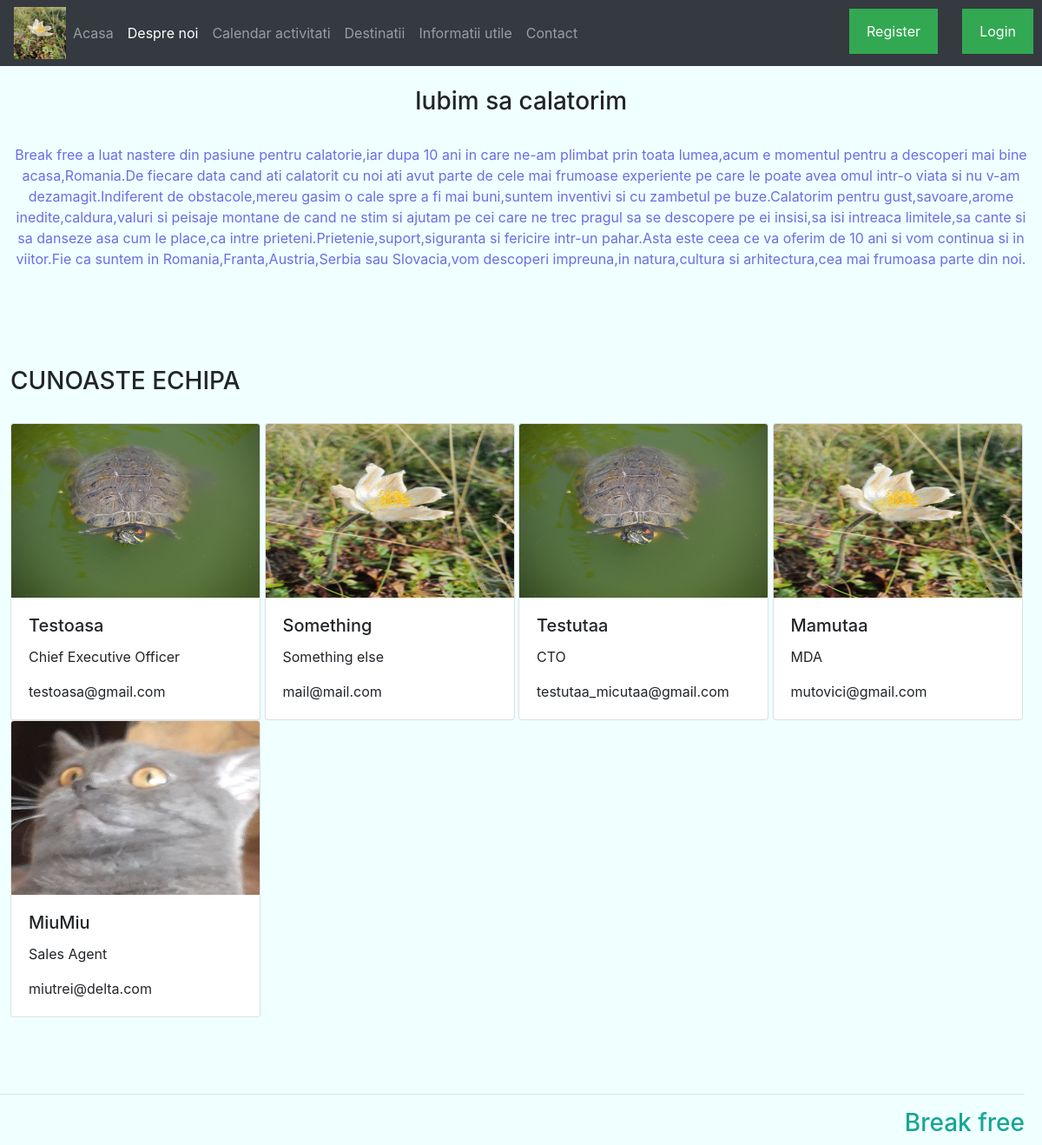
The page /aboutus.php on the database its author committed.
### tables this page shows
CREATE TABLE `descriere` (
  `Titlu1` text NOT NULL,
  `Descriere` text NOT NULL,
  `Titlu2` text NOT NULL
);

### aboutus.php (the view, shortened to what this page needs)
<!DOCTYPE html>
<html>
<head>
  <link rel="stylesheet" href="index.css"/>
  <link rel="stylesheet" href="https://stackpath.bootstrapcdn.com/bootstrap/4.4.1/css/bootstrap.min.css">
</head>
<body style="background-color:azure;">
  <header>
  <nav class="navbar navbar-expand-lg navbar-dark bg-dark">
  <img src="images/poza3.jpg" alt="Bucegi floare-LOGO" width="60" height="60" />
  <div class="collapse navbar-collapse" id="navbarSupportedContent">
    <ul class="navbar-nav mr-auto">
      <li class="nav-item">
        <a class="nav-link" href="index.php">Acasa<span class="sr-only">(current)</span></a>
      </li>
      <li class="nav-item active">
        <a class="nav-link" href="#">Despre noi</a>
      </li>
	  <li class="nav-item">
        <a class="nav-link" href="calendar.php">Calendar activitati</a>
      </li>
	  <li class="nav-item">
        <a class="nav-link" href="destinations.php">Destinatii</a>
      </li>
      <li class="nav-item">
        <a class="nav-link" href="announcements.php">Informatii utile</a>
      </li>
	  <li class="nav-item">
        <a class="nav-link" href="contact.php">Contact</a>
      </li>
	  <li class="nav-item" style="position:absolute;right:120px;top:2px">
	   <button class="button" onclick="location.href='userregistration.php';" style="width:auto;">Register</button>
	  </li>
	 <?php
	     if(!isset($_SESSION["username"])):?>
	  <li class="nav-item" style="position:absolute;right:10px;top:2px">
	   <button class="button" onclick="location.href='buttons.php';" style="width:auto;">Login</button>
	  </li>
	     <?php endif;?>
    </ul>
  </div>
</nav>
    </header>
	<div style="margin-left:1%;margin-right:1%">
	<section>
	<br>
	<?php
$servername1 = "localhost";
$username1 = "root";
$password1 = "";
$dbname1 = "mywebsite";
$conn1 = new mysqli($servername1, $username1, $password1, $dbname1);
$sql2 = "SELECT * FROM descriere";
$result2 = $conn1->query($sql2);
$sql1 = "SELECT * FROM `despre-noi`";
$result1 = $conn1->query($sql1);
	$row2 = $result2->fetch_assoc();
	echo "
		<h3 align='middle'>".$row2["Titlu1"]."</h3>
		<br>
		<p style='color:#6c6ce6' align='middle'>".$row2["Descriere"]."</p>
		</section>
		<br>
		<br>
		<br>
		<br>
		<h3>".$row2["Titlu2"]."</h3>
		<br>
	";
if ($result1->num_rows > 0) {
  while($row1 = $result1->fetch_assoc()) {
	echo "
	<div class='card' style='width: 18rem;display:inline-block'>
  <img class='card-img-top' src='".$row1["Imagine"]."' alt='Chief Executive Officer' width='200' height='200'/>
  <div class='card-body'>
    <h5 class='card-title'>".$row1["Titlu3"]."</h5>
    <p class='card-text'>".$row1["Subtitlu3"]."</p>
	<p class='card-text'>".$row1["Mail"]."</p>
  </div>
</div>";
  }
} else {
  echo "0 results";
}
?>
</div>
	<br>
	<br>
	<br>
    <footer class="the-footer">
       <hr>
	 <h3 style="color:#16a695">Break free</h3>
   </footer>
</body>
</html>

### index.css (style rules this page uses)
.the-footer { text-align:right; margin-right:20px; }
body { font-family: WildWest, Helvetica, sans-serif; }
.button { background-color: #32a852; color: white; padding: 14px 20px; margin: 8px 0; border: none; cursor: pointer; width: 100%; }

### rows shown on the page
descriere: Titlu1 "Iubim sa calatorim", Descriere "Break free a luat nastere din pasiune pentru calatorie,iar dupa 10 ani in care ne-am plimbat prin toata lumea,acum e momentul pentru a descoperi mai bine acasa,Romania.De fiecare data cand ati calatorit cu noi ati avut parte de cele mai frumoase experiente pe care le poate avea omul intr-o viata si nu v-am dezamagit.Indiferent de obstacole,mereu gasim o cale spre a fi mai buni,suntem inventivi si cu zambetul pe buze.Calatorim pentru gust,savoare,arome inedite,caldura,valuri si peisaje montane de cand ne stim si ajutam pe cei care ne trec pragul sa se descopere pe ei insisi,sa isi intreaca limitele,sa cante si sa danseze asa cum le place,ca intre prieteni.Prietenie,suport,siguranta si…", Titlu2 "CUNOASTE ECHIPA"
despre-noi: Imagine (picture), Titlu3 "Testoasa", Subtitlu3 "Chief Executive Officer", Mail "testoasa@gmail.com"
despre-noi: Imagine (picture), Titlu3 "Something", Subtitlu3 "Something else", Mail "mail@mail.com"
despre-noi: Imagine (picture), Titlu3 "Testutaa", Subtitlu3 "CTO", Mail "testutaa_micutaa@gmail.com"
despre-noi: Imagine (picture), Titlu3 "Mamutaa", Subtitlu3 "MDA", Mail "mutovici@gmail.com"
despre-noi: Imagine (picture), Titlu3 "MiuMiu", Subtitlu3 "Sales Agent", Mail "miutrei@delta.com"
